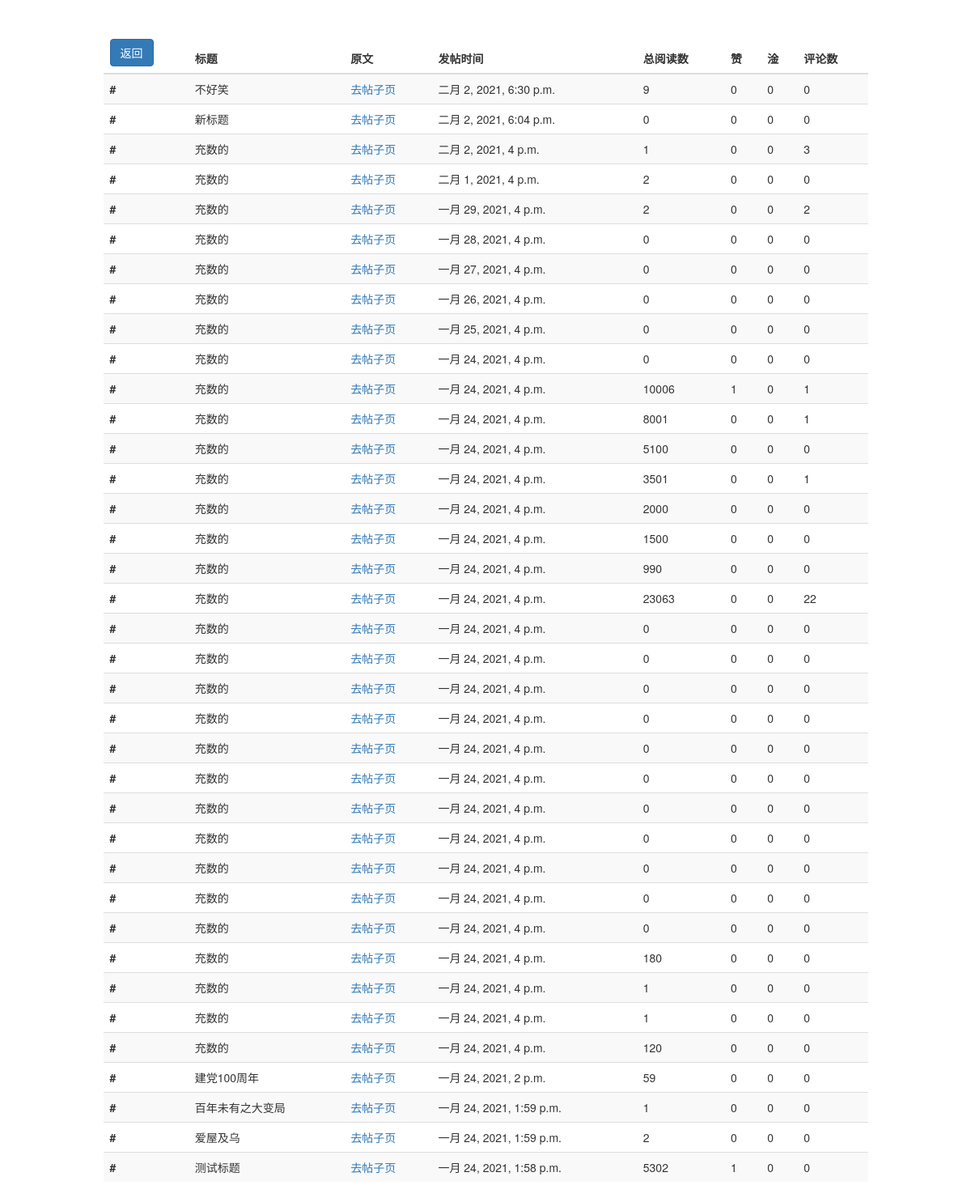
Page /user/get_ta_tiezi_all/1 (signed in) on the committed database.
### tiezi/models.py (models this page shows, shortened)
class TieZi(models.Model,ReadNumExpandMethod):
    title = models.CharField(u'帖子标题', max_length=40, help_text='不超过40个字符')
    tiezi_label = models.ForeignKey(TieZi_Label, on_delete=models.CASCADE,blank=True)
    content = RichTextUploadingField()
    author = models.ForeignKey(User, on_delete=models.CASCADE)
    read_detail = GenericRelation(ReadDetail)
    created_time = models.DateTimeField(auto_now_add=True,blank=True)
    last_altered_time = models.DateTimeField(auto_now=True,blank=True)
    class Meta:
        ordering = ['-created_time']

### read_statistics/models.py (models this page shows)
class ReadNum(models.Model):
    read_num = models.IntegerField(default=0)
    content_type = models.ForeignKey(ContentType, on_delete=models.CASCADE)
    object_id = models.PositiveIntegerField()
    content_object = GenericForeignKey('content_type', 'object_id')

### feedback/models.py (models this page shows)
class LikeCount(models.Model):
    content_type = models.ForeignKey(ContentType, on_delete=models.CASCADE)
    object_id = models.PositiveIntegerField()
    content_object = GenericForeignKey('content_type', 'object_id')
    liked_num =models.IntegerField(default=0)

class disLikeCount(models.Model):
    content_type = models.ForeignKey(ContentType, on_delete=models.CASCADE)
    object_id = models.PositiveIntegerField()
    content_object = GenericForeignKey('content_type', 'object_id')
    disliked_num =models.IntegerField(default=0)

### user/views.py (the view)
# urls.py: path('get_ta_tiezi_all/<int:ta_id>',views.get_ta_tiezi_all,name="get_ta_tiezi_all"),
def get_ta_tiezi_all(request,ta_id):
    context = {}
    ta = User.objects.get(id=ta_id)
    ta_tiezi_all = TieZi.objects.filter(author=ta)
    context['ta_tiezi_list'] = ta_tiezi_all
    context['return_back_url']= reverse('manage_heart_user')
    return render(request,'user/ta_tiezi.html',context)

### comment/templatetags/comment_tags.py (called while the page is built)
@register.simple_tag
def get_comment_count(obj):
    try:
        content_type = ContentType.objects.get_for_model(obj)
        comment_count = Comment.objects.filter(content_type=content_type,object_id=obj.pk).count()
        return comment_count
    except exceptions.ObjectDoesNotExist:
        return 0

### feedback/templatetags/feedback_tags.py (called while the page is built)
@register.simple_tag
def get_like_count(obj):
    content_type = ContentType.objects.get_for_model(obj)
    like_count,created = LikeCount.objects.get_or_create(content_type=content_type,object_id=obj.pk)
    return like_count.liked_num

@register.simple_tag
def get_dislike_count(obj):
    content_type = ContentType.objects.get_for_model(obj)
    dislike_count,created = disLikeCount.objects.get_or_create(content_type=content_type,object_id=obj.pk)
    return dislike_count.disliked_num

### read_statistics/templatetags/readnum_tags.py (called while the page is built)
@register.simple_tag
def get_read_count(obj):
    try:
        x = ContentType.objects.get_for_model(obj)
        readnum = ReadNum.objects.get(content_type=x, object_id=obj.pk)
        return readnum.read_num
    except exceptions.ObjectDoesNotExist:
        return 0

### user/templates/user/ta_tiezi.html (shortened to what this page needs)
{% load feedback_tags %}
{% load readnum_tags %}
{% load comment_tags %}
{% load static %}
<!DOCTYPE html>
<html lang="en">
<head>
    <link rel="stylesheet" href="/static/css/bootstrap.min.css">
</head>
<body>
     <div class="container" style="padding-top: 5vh;">
        {% if user.is_authenticated %}
        <div class="row">
            <div class="col-md-10 col-sm-10 col-sx-10 col-md-offset-1 col-sm-offset-1 col-sx-offset-1">
                <div class="table-responsive">
                    <table class="table table-striped">
                        <thead>
                            <tr>
                                <th><button class="btn btn-primary" onclick="window.location.href='{{return_back_url}}'">返回</button></th>
                                <th>标题</th>
                                <th>原文</th>
                                <th>发帖时间</th>
                                <th>总阅读数</th>
                                <th>赞</th>
                                <th>淦</th>
                                <th>评论数</th>
                            </tr>
                        </thead>
                        <tbody>
                            {% for tiezi in ta_tiezi_list %}
                            <tr id="{{tiezi.id}}">
                                <th class="scope">#</th>
                                <td>{{tiezi.title}}</td>
                                <td><a href="{% url 'tiezi_detail' tiezi.id%}">去帖子页</a></td>
                                <td>{{tiezi.created_time}}</td>
                                <td>{% get_read_count tiezi %}</td>
                                <td>{% get_like_count tiezi %}</td>
                                <td>{% get_dislike_count tiezi %}</td>
                                <td>{% get_comment_count tiezi %}</td>
                            </tr>
                            {% endfor %}
                        </tbody>
                    </table>
                </div>
            </div>
        </div>
        {% endif %}
    </div>
</body>

### rows in the picture
TieZi: title "不好笑", created_time "二月 2, 2021, 6:30 p.m.", id.read_num "9", id.liked_num "0", id.disliked_num "0", id "0"
TieZi: title "新标题", created_time "二月 2, 2021, 6:04 p.m.", id "0", id.liked_num "0", id.disliked_num "0"
TieZi: title "充数的", created_time "二月 2, 2021, 4 p.m.", id.read_num "1", id.liked_num "0", id.disliked_num "0", id "3"
TieZi: title "充数的", created_time "二月 1, 2021, 4 p.m.", id.read_num "2", id.liked_num "0", id.disliked_num "0", id "0"
TieZi: title "充数的", created_time "一月 29, 2021, 4 p.m.", id.read_num "2", id.liked_num "0", id.disliked_num "0", id "2"
TieZi: title "充数的", created_time "一月 28, 2021, 4 p.m.", id "0", id.liked_num "0", id.disliked_num "0"
TieZi: title "充数的", created_time "一月 27, 2021, 4 p.m.", id "0", id.liked_num "0", id.disliked_num "0"
TieZi: title "充数的", created_time "一月 26, 2021, 4 p.m.", id "0", id.liked_num "0", id.disliked_num "0"
TieZi: title "充数的", created_time "一月 25, 2021, 4 p.m.", id "0", id.liked_num "0", id.disliked_num "0"
TieZi: title "充数的", created_time "一月 24, 2021, 4 p.m.", id "0", id.liked_num "0", id.disliked_num "0"
TieZi: title "充数的", created_time "一月 24, 2021, 4 p.m.", id.read_num "10006", id.liked_num "1", id.disliked_num "0", id "1"
TieZi: title "充数的", created_time "一月 24, 2021, 4 p.m.", id.read_num "8001", id.liked_num "0", id.disliked_num "0", id "1"
TieZi: title "充数的", created_time "一月 24, 2021, 4 p.m.", id.read_num "5100", id.liked_num "0", id.disliked_num "0", id "0"
TieZi: title "充数的", created_time "一月 24, 2021, 4 p.m.", id.read_num "3501", id.liked_num "0", id.disliked_num "0", id "1"
TieZi: title "充数的", created_time "一月 24, 2021, 4 p.m.", id.read_num "2000", id.liked_num "0", id.disliked_num "0", id "0"
TieZi: title "充数的", created_time "一月 24, 2021, 4 p.m.", id.read_num "1500", id.liked_num "0", id.disliked_num "0", id "0"
TieZi: title "充数的", created_time "一月 24, 2021, 4 p.m.", id.read_num "990", id.liked_num "0", id.disliked_num "0", id "0"
TieZi: title "充数的", created_time "一月 24, 2021, 4 p.m.", id.read_num "23063", id.liked_num "0", id.disliked_num "0", id "22"
TieZi: title "充数的", created_time "一月 24, 2021, 4 p.m.", id "0", id.liked_num "0", id.disliked_num "0"
TieZi: title "充数的", created_time "一月 24, 2021, 4 p.m.", id "0", id.liked_num "0", id.disliked_num "0"
TieZi: title "充数的", created_time "一月 24, 2021, 4 p.m.", id "0", id.liked_num "0", id.disliked_num "0"
TieZi: title "充数的", created_time "一月 24, 2021, 4 p.m.", id "0", id.liked_num "0", id.disliked_num "0"
TieZi: title "充数的", created_time "一月 24, 2021, 4 p.m.", id "0", id.liked_num "0", id.disliked_num "0"
TieZi: title "充数的", created_time "一月 24, 2021, 4 p.m.", id "0", id.liked_num "0", id.disliked_num "0"
TieZi: title "充数的", created_time "一月 24, 2021, 4 p.m.", id "0", id.liked_num "0", id.disliked_num "0"
TieZi: title "充数的", created_time "一月 24, 2021, 4 p.m.", id "0", id.liked_num "0", id.disliked_num "0"
TieZi: title "充数的", created_time "一月 24, 2021, 4 p.m.", id "0", id.liked_num "0", id.disliked_num "0"
TieZi: title "充数的", created_time "一月 24, 2021, 4 p.m.", id "0", id.liked_num "0", id.disliked_num "0"
TieZi: title "充数的", created_time "一月 24, 2021, 4 p.m.", id "0", id.liked_num "0", id.disliked_num "0"
TieZi: title "充数的", created_time "一月 24, 2021, 4 p.m.", id.read_num "180", id.liked_num "0", id.disliked_num "0", id "0"
TieZi: title "充数的", created_time "一月 24, 2021, 4 p.m.", id.read_num "1", id.liked_num "0", id.disliked_num "0", id "0"
TieZi: title "充数的", created_time "一月 24, 2021, 4 p.m.", id.read_num "1", id.liked_num "0", id.disliked_num "0", id "0"
TieZi: title "充数的", created_time "一月 24, 2021, 4 p.m.", id.read_num "120", id.liked_num "0", id.disliked_num "0", id "0"
TieZi: title "建党100周年", created_time "一月 24, 2021, 2 p.m.", id.read_num "59", id.liked_num "0", id.disliked_num "0", id "0"
TieZi: title "百年未有之大变局", created_time "一月 24, 2021, 1:59 p.m.", id.read_num "1", id.liked_num "0", id.disliked_num "0", id "0"
TieZi: title "爱屋及乌", created_time "一月 24, 2021, 1:59 p.m.", id.read_num "2", id.liked_num "0", id.disliked_num "0", id "0"
TieZi: title "测试标题", created_time "一月 24, 2021, 1:58 p.m.", id.read_num "5302", id.liked_num "1", id.disliked_num "0", id "0"
